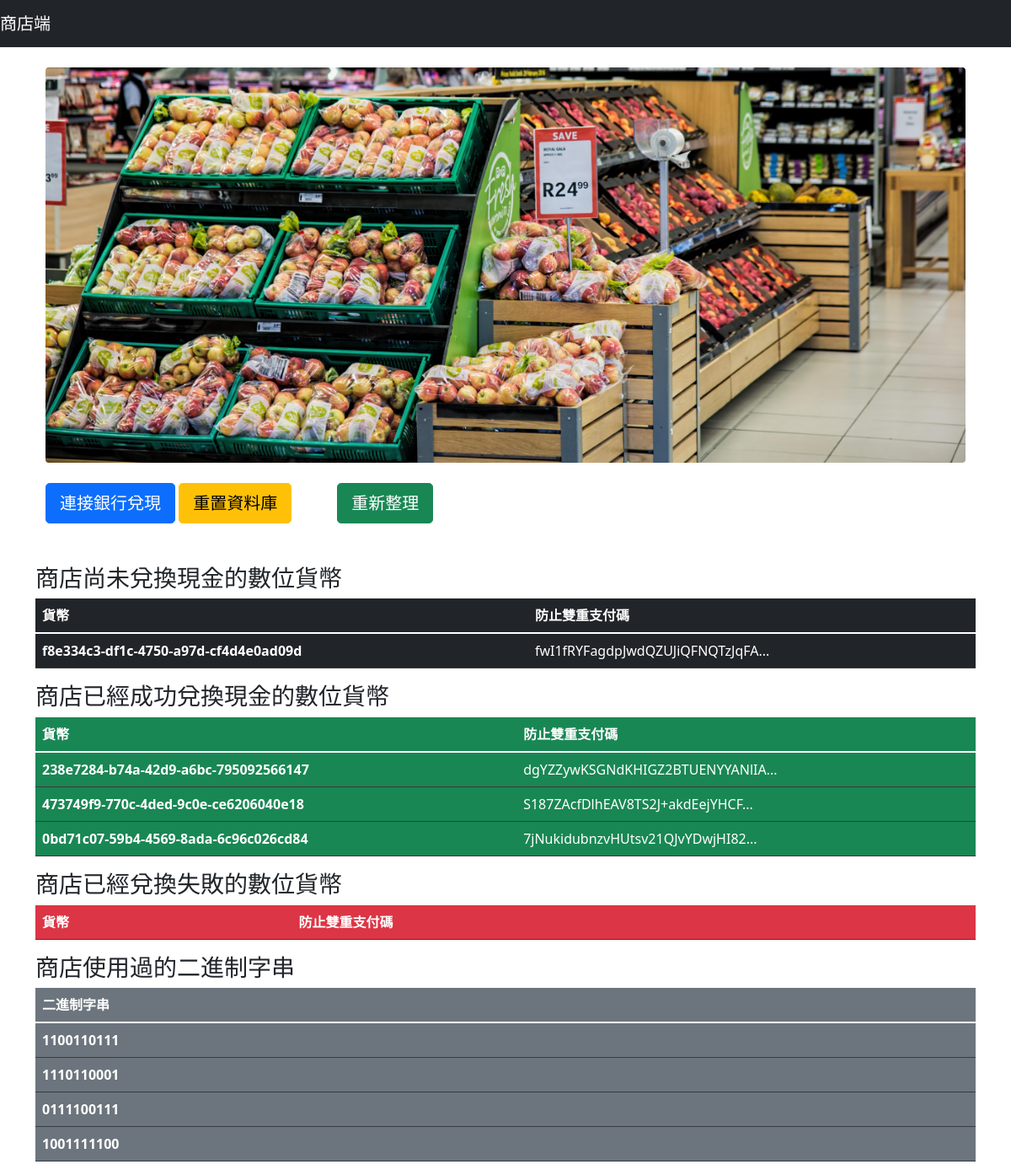
Before: / with the older database file.
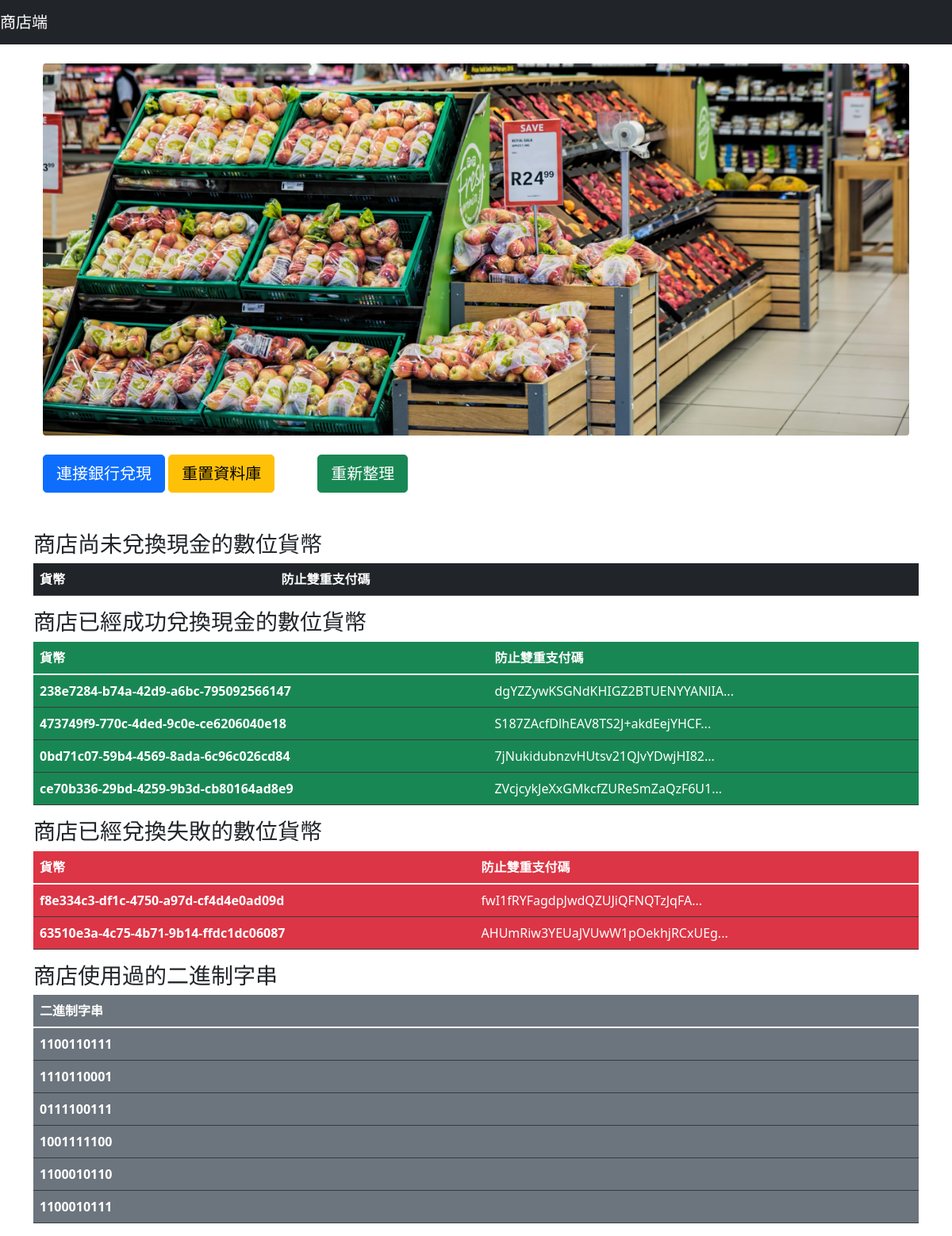
After: the same page with the newer database file.
### tables this page shows
CREATE TABLE STOREWALLET(
   id INTEGER PRIMARY KEY AUTOINCREMENT,
   hidden_user_info     TEXT                NOT NULL,
   digital_currency     TEXT     DEFAULT 0   NOT NULL,
   deposited         INT     DEFAULT 0,           
   deposit_fail         INT     DEFAULT 0
);

CREATE TABLE BINARYSTRINGS(
   id INTEGER PRIMARY KEY AUTOINCREMENT,
   binary_string     TEXT     DEFAULT 0   NOT NULL
);

### app.py (the view)
@app.route('/',methods=['GET'])
def homePage():
    NotDepositedYetCurrencys=SQLiteUtil.getCurrencyNotYetDepositForFrontEnd()
    CurrencysDeposited=SQLiteUtil.getCurrencyDepositedForFrontEnd()
    CurrencyDepositFail=SQLiteUtil.getCurrencyDepositFailForFrontEnd()
    binaryStrings = SQLiteUtil.getBinaryStringForFrontEnd()
    return render_template('index.html',NotDepositedYetCurrencys=NotDepositedYetCurrencys,CurrencysDeposited=CurrencysDeposited,CurrencyDepositFail=CurrencyDepositFail,binaryStrings=binaryStrings)

### SQLiteUtil.py (called while the page is built)
def getCurrencyNotYetDepositForFrontEnd():
    s=storeWalletTable.select().where(storeWalletTable.c.deposited==0,storeWalletTable.c.deposit_fail==0)
    conn = engine.connect()
    results = conn.execute(s)
    returnResult=list()
    for result in results:
        currency=result[2]
        hiddenUserInfo=json.loads(result[1])
        hiddenUserInfo=hiddenUserInfo[0][:30]+"..."
        resultList=list(result)
        returnResult.append([currency,hiddenUserInfo])
    return returnResult

def getCurrencyDepositedForFrontEnd():
    s=storeWalletTable.select().where(storeWalletTable.c.deposited==1 , storeWalletTable.c.deposit_fail!=1)
    conn = engine.connect()
    results = conn.execute(s)
    returnResult=list()
    for result in results:
        currency=result[2]
        hiddenUserInfo=json.loads(result[1])
        hiddenUserInfo=hiddenUserInfo[0][:30]+"..."
        resultList=list(result)
        returnResult.append([currency,hiddenUserInfo])
    return returnResult

def getCurrencyDepositFailForFrontEnd():
    s=storeWalletTable.select().where(storeWalletTable.c.deposit_fail==1)
    conn = engine.connect()
    results = conn.execute(s)
    returnResult=list()
    for result in results:
        currency=result[2]
        hiddenUserInfo=json.loads(result[1])
        hiddenUserInfo=hiddenUserInfo[0][:30]+"..."
        returnResult.append([currency,hiddenUserInfo])
    return returnResult

def getBinaryStringForFrontEnd():
    s=binaryStringTable.select()
    conn = engine.connect()
    results = conn.execute(s)
    returnResult=list()
    for result in results:
        binaryString=result[1]
        returnResult.append(binaryString)
    return returnResult

### templates/index.html (shortened to what this page needs)
<!DOCTYPE html>
<html lang="en">
<head>
    <link href="https://cdn.jsdelivr.net/npm/bootstrap@5.1.3/dist/css/bootstrap.min.css" rel="stylesheet"
>
</head>
<body>
    <nav class="navbar navbar-expand-lg navbar-dark bg-dark">
        <a class="navbar-brand" style=" font: size 100px;" href="#">商店端</a>
    </nav>
    <div class="container">
        <div class="container">
            <br>
            <img src="/static/images/Store.jpg" class="rounded mx-auto d-block" alt="..." style="width:100%">
            <br>
            <a type="button" class="btn btn-primary btn-lg" href="/deposit">連接銀行兌現</a>
            <a type="button" class="btn btn-warning btn-lg" href="/refresh-database">重置資料庫</a>
            <a type="button" class="btn btn-success btn-lg" style="position: relative;left:50px;" href="/">重新整理</a>
        </div>
        <br>
        <br>
        <h3>商店尚未兌換現金的數位貨幣</h3>
        <table class="table table-dark">
            <thead>
                <tr>
                    <th scope="col">貨幣</th>
                    <th scope="col">防止雙重支付碼</th>
                </tr>
            </thead>
            <tbody>
                {% for NotDepositedYetCurrency in NotDepositedYetCurrencys %}
                <tr>
                    <th>{{ NotDepositedYetCurrency[0]}}</th>
                    <td>{{NotDepositedYetCurrency[1]}}</td>
                </tr>
                {% endfor %}
            </tbody>
        </table>
        <h3>商店已經成功兌換現金的數位貨幣</h3>
        <table class="table table-dark">
            <thead>
                <tr>
                    <th scope="col" class="bg-success">貨幣</th>
                    <th scope="col" class="bg-success">防止雙重支付碼</th>
                </tr>
            </thead>
            <tbody>
                {% for CurrencyDeposited in CurrencysDeposited %}
                <tr>
                    <th class="bg-success">{{ CurrencyDeposited[0]}}</th>
                    <td class="bg-success">{{CurrencyDeposited[1]}}</td>
                </tr>
                {% endfor %}
            </tbody>
        </table>
        <h3>商店已經兌換失敗的數位貨幣</h3>
        <table class="table table-dark">
            <thead>
                <tr>
                    <th scope="col" class="bg-danger">貨幣</th>
                    <th scope="col" class="bg-danger">防止雙重支付碼</th>
                </tr>
            </thead>
            <tbody>
                {% for CurrencyDepositFailed in CurrencyDepositFail %}
                <tr>
                    <th class="bg-danger">{{ CurrencyDepositFailed[0]}}</th>
                    <td class="bg-danger">{{CurrencyDepositFailed[1]}}</td>
                </tr>
                {% endfor %}
            </tbody>
        </table>
        <h3>商店使用過的二進制字串</h3>
        <table class="table table-dark">
            <thead>
                <tr>
                    <th scope="col" class="bg-secondary">二進制字串</th>
                </tr>
            </thead>
            <tbody>
                {% for binaryString in binaryStrings %}
                <tr>
                    <th class="bg-secondary">{{ binaryString}}</th>
                </tr>
                {% endfor %}
            </tbody>
        </table>
    </div>
</body>
</html>

Changed rows visible on the page:
added STOREWALLET: digital_currency "ce70b336-29bd-4259-9b3d-cb80164ad8e9", CurrencyDeposited "ZVcjcykJeXxGMkcfZUReSmZaQzF6U1...", shown under "商店已經成功兌換現金的數位貨幣"
changed STOREWALLET "f8e334c3-df1c-4750-a97d-cf4d4e0ad09d": moves from the list under "商店尚未兌換現金的數位貨幣" to the list under "商店已經兌換失敗的數位貨幣"
added STOREWALLET: digital_currency "63510e3a-4c75-4b71-9b14-ffdc1dc06087", CurrencyDepositFailed "AHUmRiw3YEUaJVUwW1pOekhjRCxUEg...", shown under "商店已經兌換失敗的數位貨幣"
added BINARYSTRINGS: binary_string "1100010110"
added BINARYSTRINGS: binary_string "1100010111"
